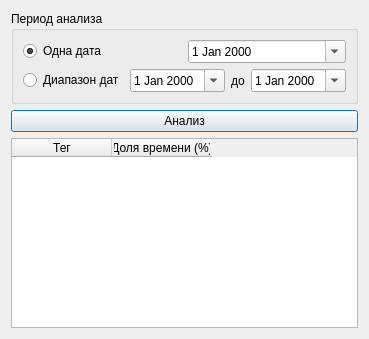
<?xml version="1.0" encoding="UTF-8"?>
<ui version="4.0">
 <class>AnalysisDialog</class>
 <widget class="QDialog" name="AnalysisDialog">
  <property name="geometry">
   <rect>
    <x>0</x>
    <y>0</y>
    <width>325</width>
    <height>339</height>
   </rect>
  </property>
  <property name="windowTitle">
   <string>Анализ по тегам</string>
  </property>
  <layout class="QVBoxLayout" name="verticalLayout">
   <item>
    <widget class="QGroupBox" name="groupBoxDateSelection">
     <property name="title">
      <string>Период анализа</string>
     </property>
     <layout class="QVBoxLayout" name="verticalLayoutDates">
      <item>
       <layout class="QHBoxLayout" name="layoutSingleDate">
        <item>
         <widget class="QRadioButton" name="radioButtonSingleDate">
          <property name="text">
           <string>Одна дата</string>
          </property>
          <property name="checked">
           <bool>true</bool>
          </property>
         </widget>
        </item>
        <item>
         <widget class="QDateEdit" name="dateEditSingle">
          <property name="calendarPopup">
           <bool>true</bool>
          </property>
         </widget>
        </item>
       </layout>
      </item>
      <item>
       <layout class="QHBoxLayout" name="layoutRange">
        <item>
         <widget class="QRadioButton" name="radioButtonDateRange">
          <property name="text">
           <string>Диапазон дат</string>
          </property>
         </widget>
        </item>
        <item>
         <widget class="QDateEdit" name="dateEditFrom">
          <property name="calendarPopup">
           <bool>true</bool>
          </property>
         </widget>
        </item>
        <item>
         <widget class="QLabel" name="labelTo">
          <property name="text">
           <string>до</string>
          </property>
         </widget>
        </item>
        <item>
         <widget class="QDateEdit" name="dateEditTo">
          <property name="calendarPopup">
           <bool>true</bool>
          </property>
         </widget>
        </item>
       </layout>
      </item>
     </layout>
    </widget>
   </item>
   <item>
    <widget class="QPushButton" name="pushButtonAnalyze">
     <property name="text">
      <string>Анализ</string>
     </property>
    </widget>
   </item>
   <item>
    <layout class="QHBoxLayout" name="horizontalLayout">
     <item>
      <widget class="QTableWidget" name="tableWidgetSummary">
       <property name="columnCount">
        <number>2</number>
       </property>
       <column>
        <property name="text">
         <string>Тег</string>
        </property>
       </column>
       <column>
        <property name="text">
         <string>Доля времени (%)</string>
        </property>
       </column>
      </widget>
     </item>
    </layout>
   </item>
  </layout>
 </widget>
 <resources/>
 <connections/>
</ui>
